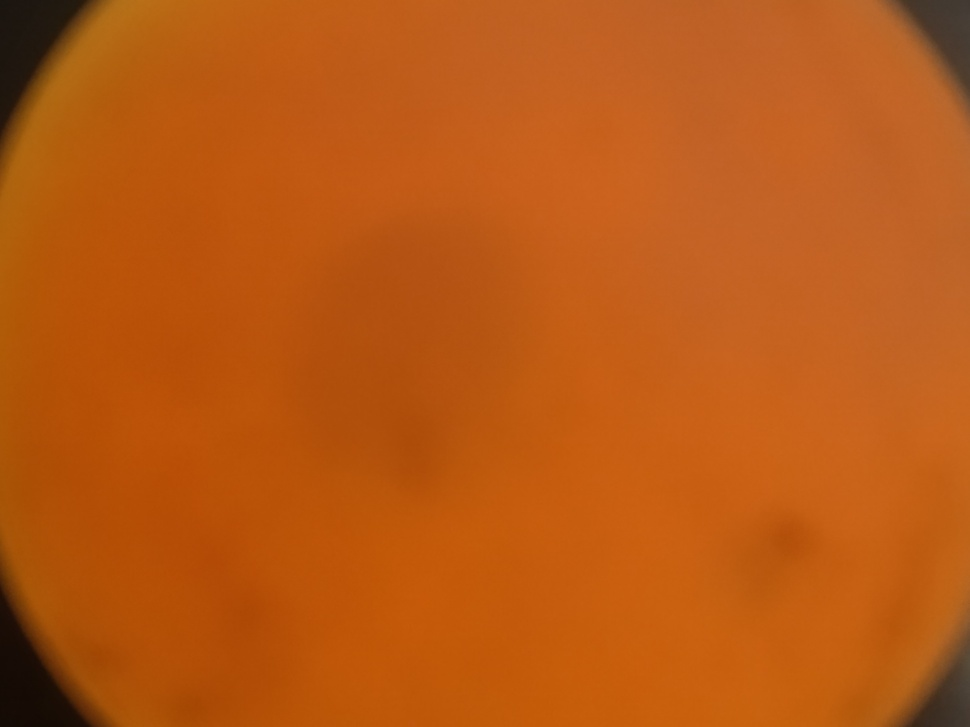
#> input picture test-data/IMG_20181107_021117.jpg, 970 x 727 px, shrunk from 4000 x 3000 before the run
$ python _imageProcTest.py --image ../test-data/IMG_20181107_021117.jpg   (older library calls are emulated)
#> lines starting #> are read from the running program, lines starting #| are printed output that depends on the picture; after the words box and inside, x2 and y2 are one past the last pixel; in counts of white or black regions, pixels touching at a corner belong together
# USAGE
#ppython detect_bright_spots.py --image images/lights_01.png

# import the necessary packages
from imutils import contours
from skimage import measure
import numpy as np
import argparse
import imutils
import cv2

# construct the argument parse and parse the arguments
ap = argparse.ArgumentParser()
ap.add_argument("-i", "--image", required=True,
	help="path to the image file")
args = vars(ap.parse_args())

# load the image, convert it to grayscale, and blur it
image = cv2.imread(args["image"])
#> image is the input picture: shape (727, 970, 3); mean B, G, R 19.2, 88.9, 185.5
gray = cv2.cvtColor(image, cv2.COLOR_BGR2GRAY)
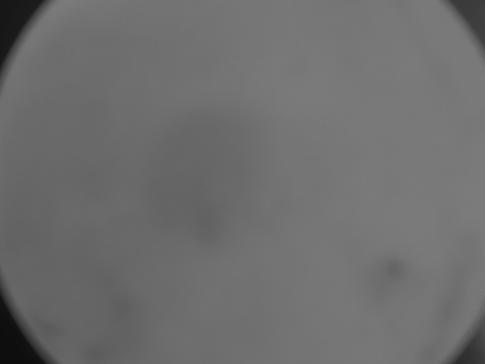
#> gray: shape (727, 970) (shown at 1/2 size); min 12, max 125, mean 109.9
blurred = cv2.GaussianBlur(gray, (11, 11), 0)

# threshold the image to reveal light regions in the
# blurred image
thresh = cv2.threshold(blurred, 105, 255, cv2.THRESH_BINARY)[1]
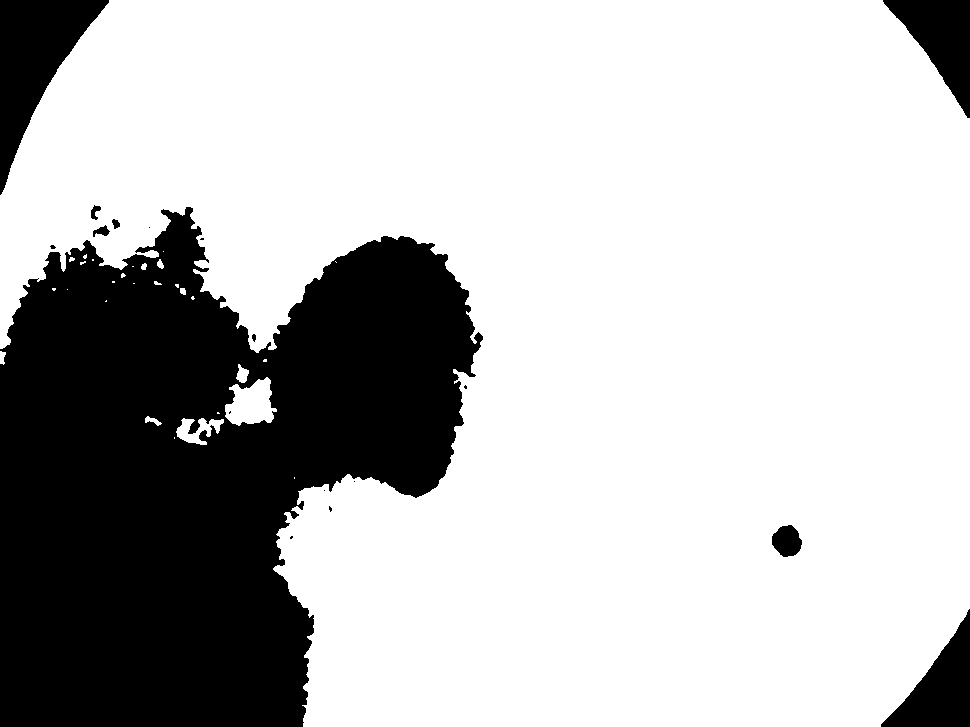
#> thresh: shape (727, 970); 73.3% white; 18 black regions (9 under 20 px), largest, box (x1, y1, x2, y2) and area: (0, 207, 483, 727) 168406, (0, 0, 109, 195) 9123, (883, 0, 970, 118) 4962

# perform a series of erosions and dilations to remove
# any small blobs of noise from the thresholded image
thresh = cv2.erode(thresh, None, iterations=2)
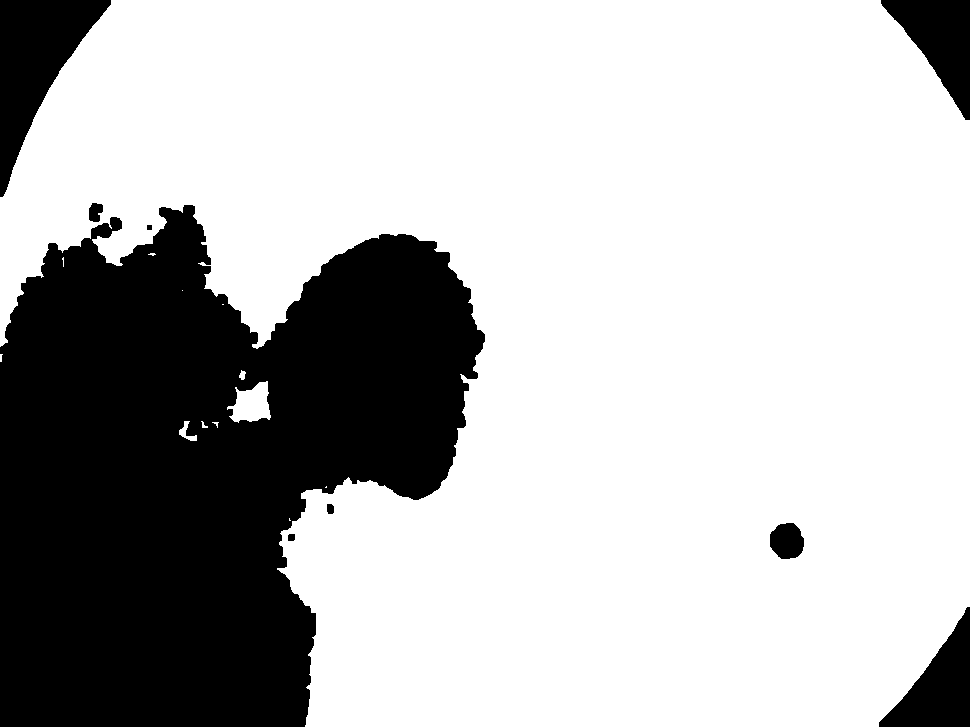
#> thresh: shape (727, 970); 72% white; 9 black regions, largest, box (x1, y1, x2, y2) and area: (0, 205, 485, 727) 175429, (0, 0, 111, 197) 9735, (881, 0, 970, 120) 5376
thresh = cv2.dilate(thresh, None, iterations=4)
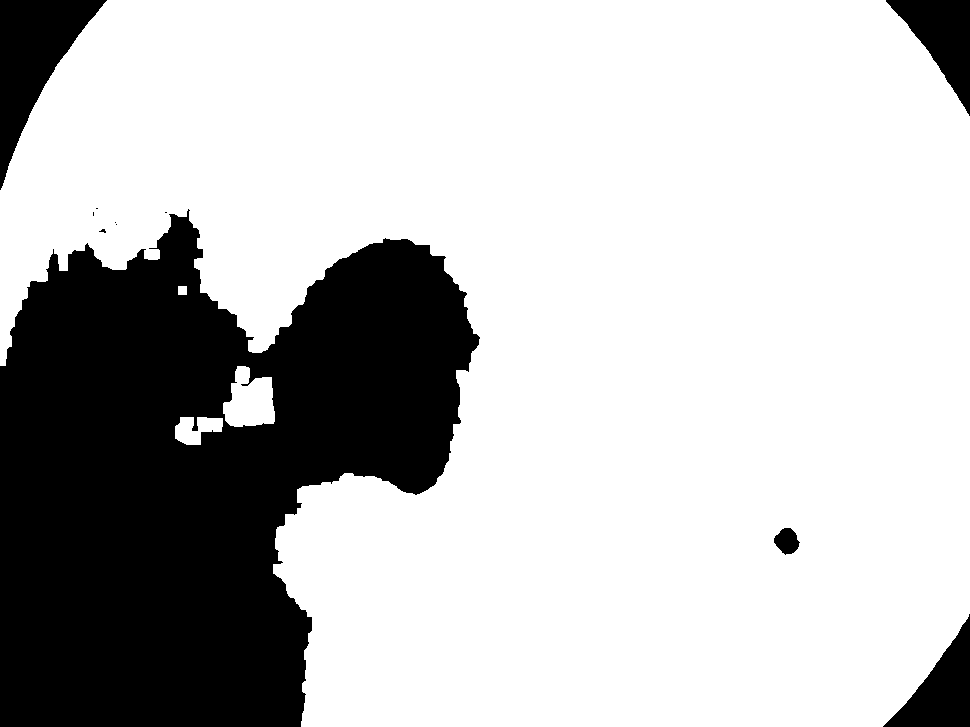
#> thresh: shape (727, 970); 74.1% white; 11 black regions (6 under 20 px), largest, box (x1, y1, x2, y2) and area: (0, 209, 480, 727) 164498, (0, 0, 107, 190) 8520, (886, 0, 970, 116) 4556, (883, 614, 970, 727) 4507, (774, 528, 800, 555) 476

# Get size and radius of image for cropping
height, width, _ = image.shape
radius = int(height/2 if height < width else width/2) + int(abs(height-width)/4)
# create circle mask
circMask = np.zeros((height, width), np.uint8)
cv2.circle(circMask, (int(width/2), int(height/2)), radius, (255, 255, 255), thickness=-1)
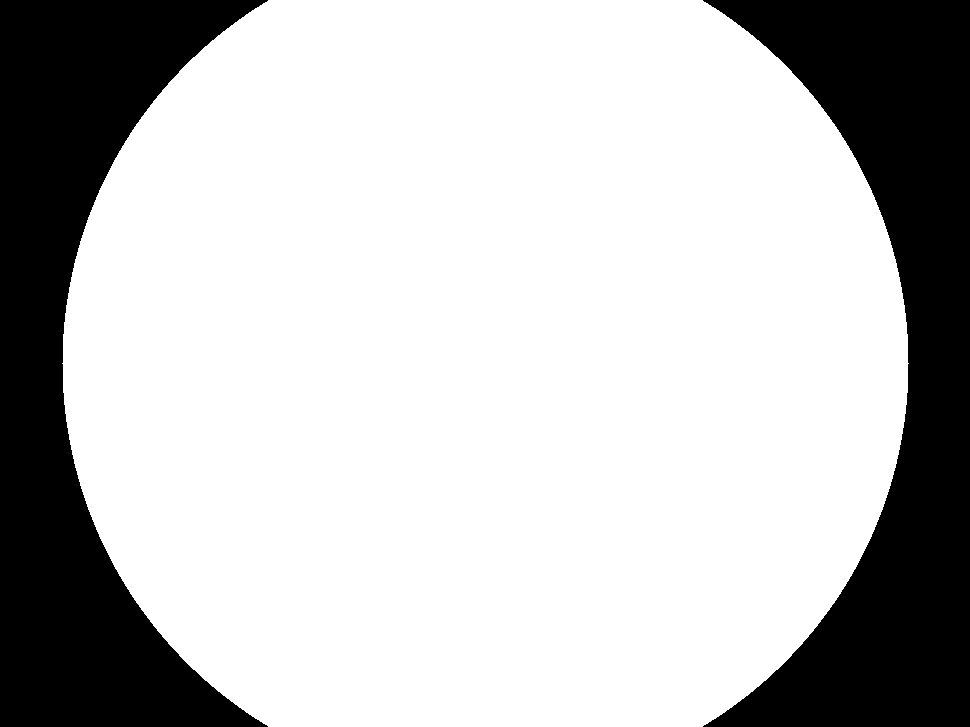
#> circMask: shape (727, 970); 74.8% white; 2 black regions, box (x1, y1, x2, y2) and area: (0, 0, 268, 727) 89324, (703, 0, 970, 727) 88597

thresh = np.invert(thresh)
thresh = cv2.bitwise_and(thresh, thresh, mask=circMask)
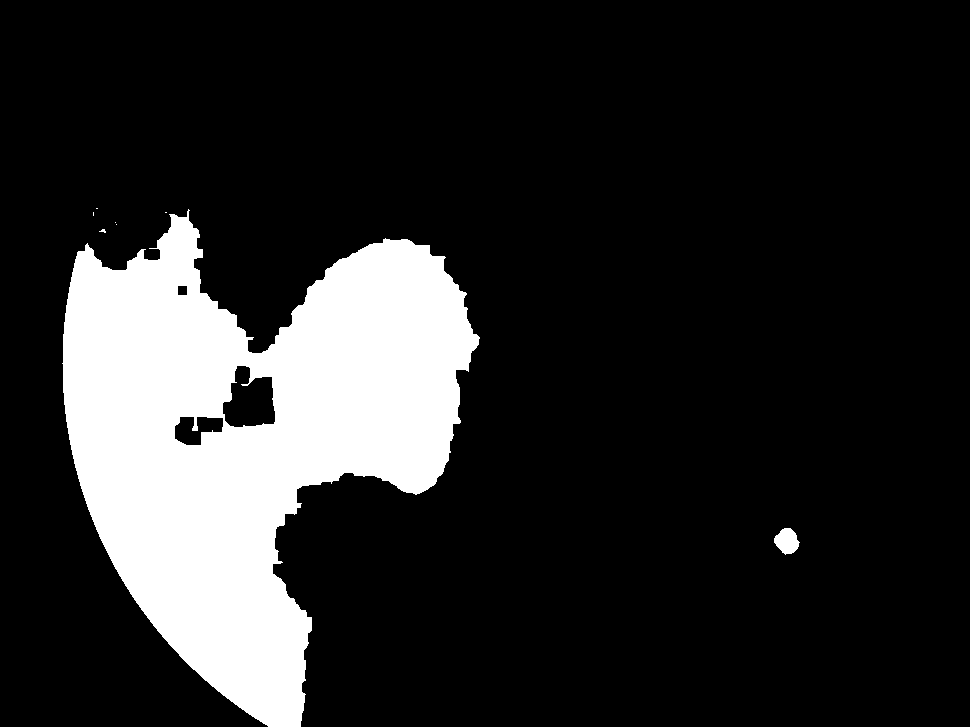
#> thresh: shape (727, 970); 16.4% white; 8 white regions (6 under 20 px), largest, box (x1, y1, x2, y2) and area: (62, 209, 480, 727) 115324, (774, 528, 800, 555) 476


# perform a connected component analysis on the thresholded
# image, then initialize a mask to store only the "large"
# components
#labels = measure.label(thresh, neighbors=8, background=0)
#mask = np.zeros(thresh.shape, dtype="uint8")

white = cv2.countNonZero(thresh)
#> white = 115826

# loop over the unique components
#for label in np.unique(labels):
	# if this is the background label, ignore it
#	if label == 0:
#		continue

	# otherwise, construct the label mask and count the
	# number of pixels
#	labelMask = np.zeros(thresh.shape, dtype="uint8")
#	labelMask[labels == label] = 255
#	numPixels = cv2.countNonZero(labelMask)

	# if the number of pixels in the component is sufficiently
	# large, then add it to our mask of "large blobs"
#	if numPixels > 300:
#		mask = cv2.add(mask, labelMask)

# find the contours in the mask, then sort them from left to
# right
#cnts = cv2.findContours(mask.copy(), cv2.RETR_EXTERNAL,
#	cv2.CHAIN_APPROX_SIMPLE)
#cnts = cnts[0] if imutils.is_cv2() else cnts[1]
#cnts = contours.sort_contours(cnts)[0]

# loop over the contours
#for (i, c) in enumerate(cnts):
	# draw the bright spot on the image
#	(x, y, w, h) = cv2.boundingRect(c)
#	((cX, cY), radius) = cv2.minEnclosingCircle(c)
#	cv2.circle(thresh, (int(cX), int(cY)), int(radius),
#		(0, 0, 255), 3)
#	cv2.putText(thresh, "#{}".format(i + 1), (x, y - 15),
#		cv2.FONT_HERSHEY_SIMPLEX, 0.45, (0, 0, 255), 2)

# show the output image

filename = args["image"].split("/")
filename = "mod-"+filename[len(filename)-1]
print(filename, "exported")
print("Dark pixels:", white)
#| Dark pixels: 115826
print("Total pixels:", width*height)
#| Total pixels: 705190
cv2.imwrite(filename, thresh)

$ run again, on test-data/IMG_20181107_021355.jpg
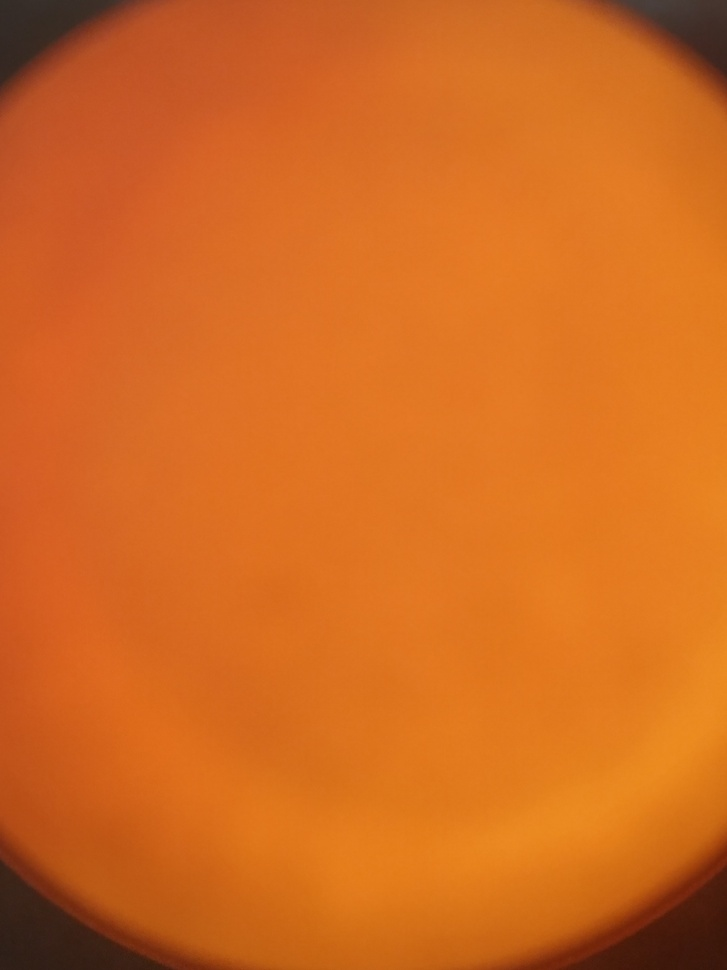
#> input picture test-data/IMG_20181107_021355.jpg, 727 x 970 px, shrunk from 3000 x 4000 before the run
#> image is the input picture: shape (970, 727, 3); mean B, G, R 32.3, 106.6, 210
#> `thresh = cv2.threshold(blurred, 105, 255, cv2.THRESH_BINARY)[1]`:
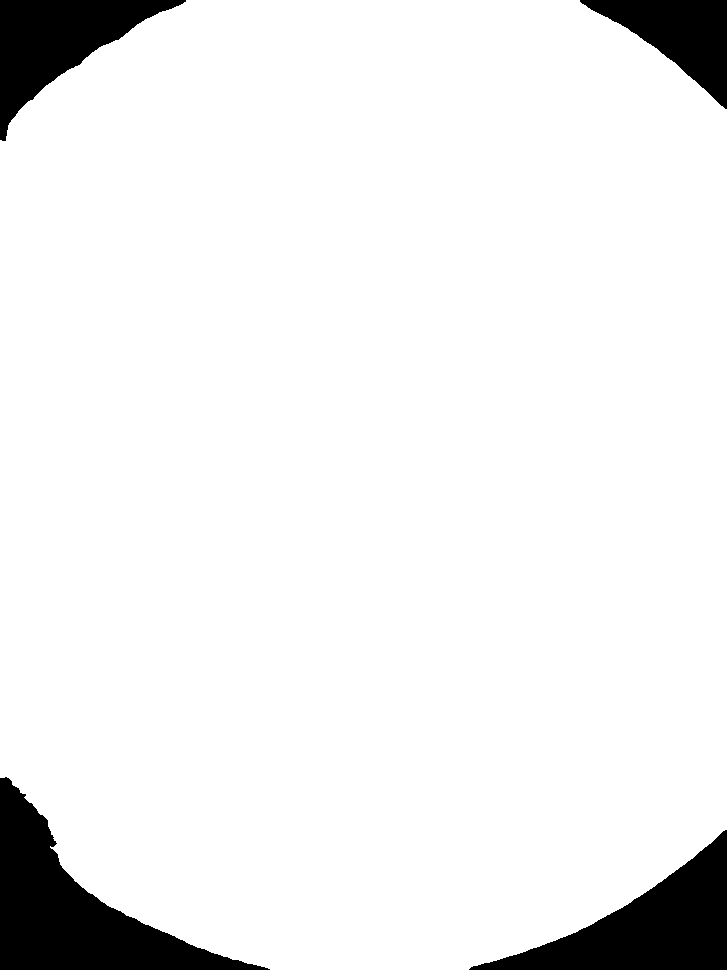
#> thresh: shape (970, 727); 92.7% white; 4 black regions, box (x1, y1, x2, y2) and area: (0, 777, 270, 970) 18465, (469, 830, 727, 970) 14678, (0, 0, 186, 141) 10689, (580, 0, 727, 109) 7400
#> `cv2.circle(circMask, (int(width/2), int(height/2)), radius, (255, 255,..`:
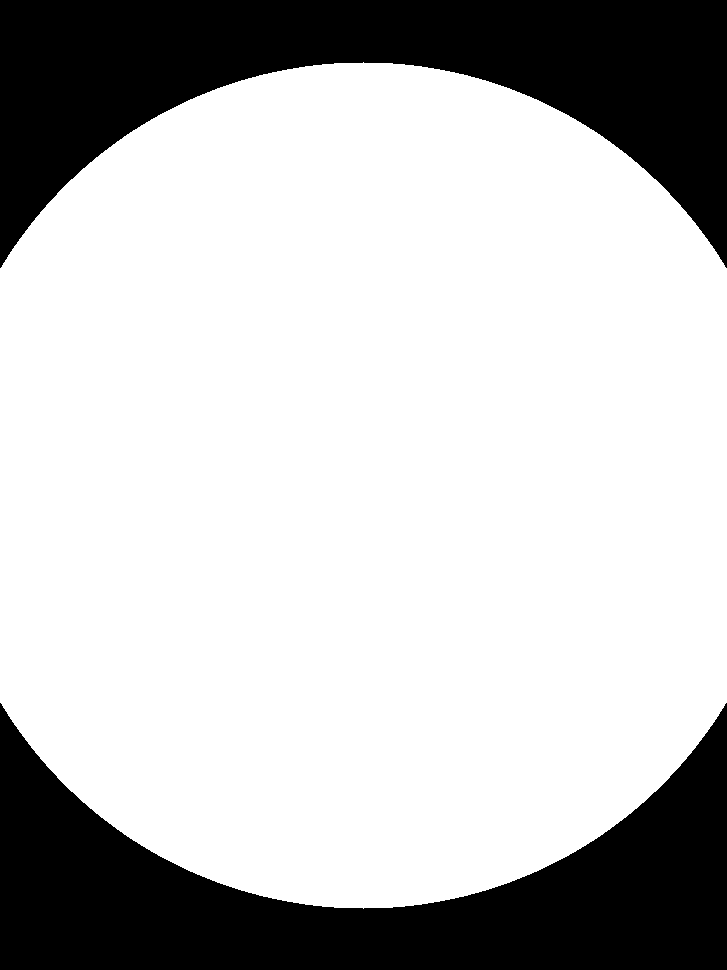
#> circMask: shape (970, 727); 74.8% white; 2 black regions, box (x1, y1, x2, y2) and area: (0, 0, 727, 268) 89324, (0, 703, 727, 970) 88597
#> white = 0
#| Dark pixels: 0
#| Total pixels: 705190

$ run again, on test-data/IMG_20181107_021417.jpg
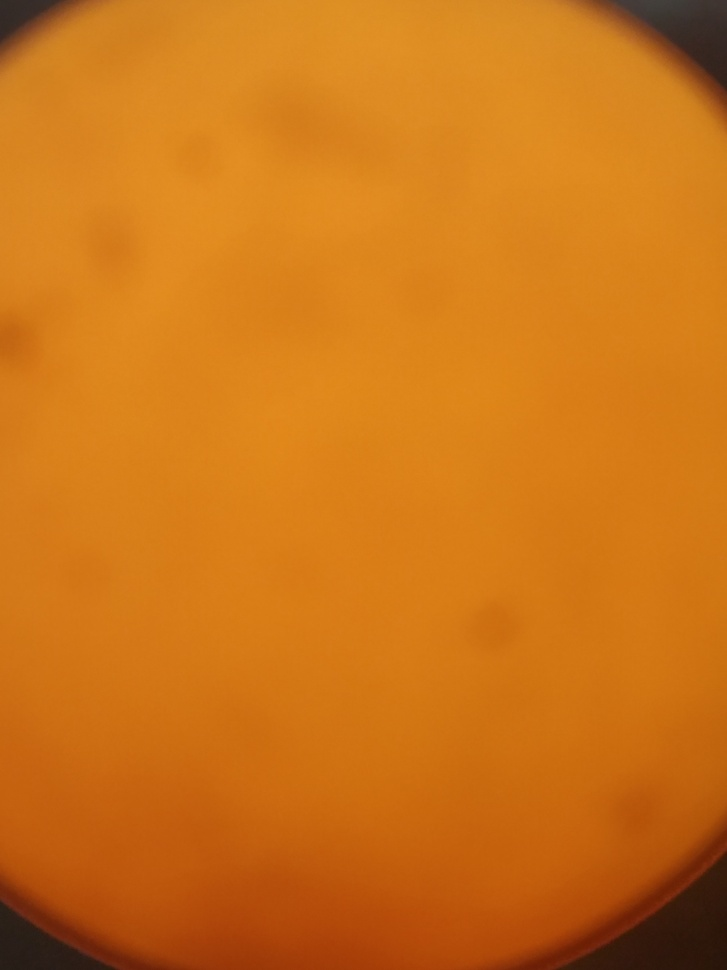
#> input picture test-data/IMG_20181107_021417.jpg, 727 x 970 px, shrunk from 3000 x 4000 before the run
#> image is the input picture: shape (970, 727, 3); mean B, G, R 23.4, 116.6, 204.9
#> `thresh = cv2.threshold(blurred, 105, 255, cv2.THRESH_BINARY)[1]`:
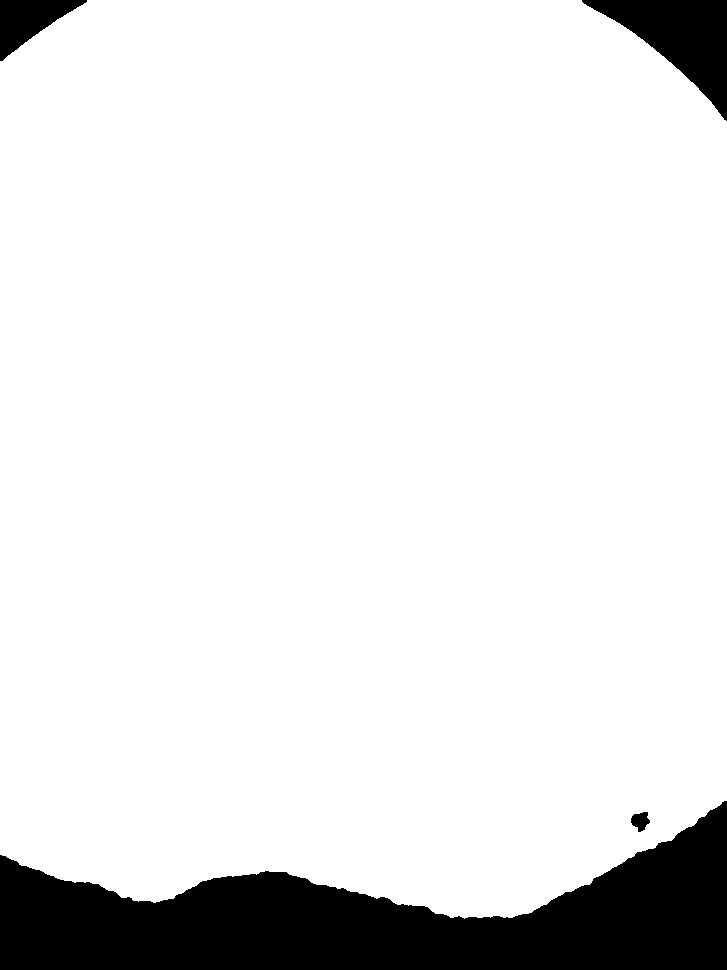
#> thresh: shape (970, 727); 89.5% white; 4 black regions, box (x1, y1, x2, y2) and area: (0, 801, 727, 970) 63536, (582, 0, 727, 121) 7707, (0, 0, 87, 61) 2634, (631, 812, 650, 832) 249
#> circMask: shape (970, 727); 74.8% white; 2 black regions, box (x1, y1, x2, y2) and area: (0, 0, 727, 268) 89324, (0, 703, 727, 970) 88597
#> `thresh = cv2.bitwise_and(thresh, thresh, mask=circMask)`:
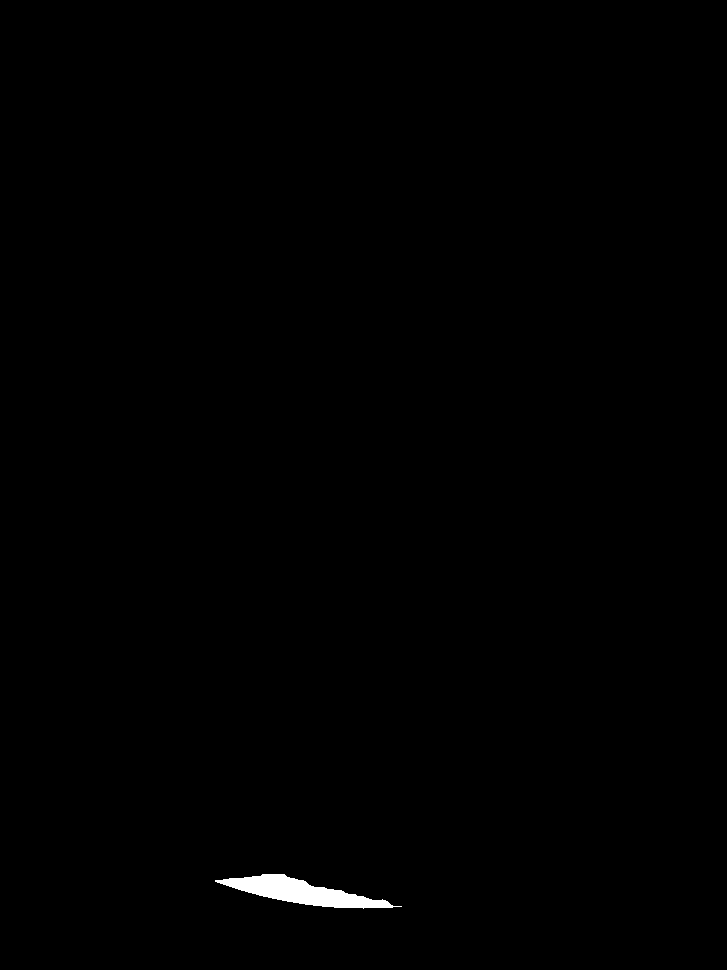
#> thresh: shape (970, 727); 0.4% white; 1 white region, box (x1, y1, x2, y2) and area: (215, 874, 402, 909) 2846
#> white = 2846
#| Dark pixels: 2846
#| Total pixels: 705190
